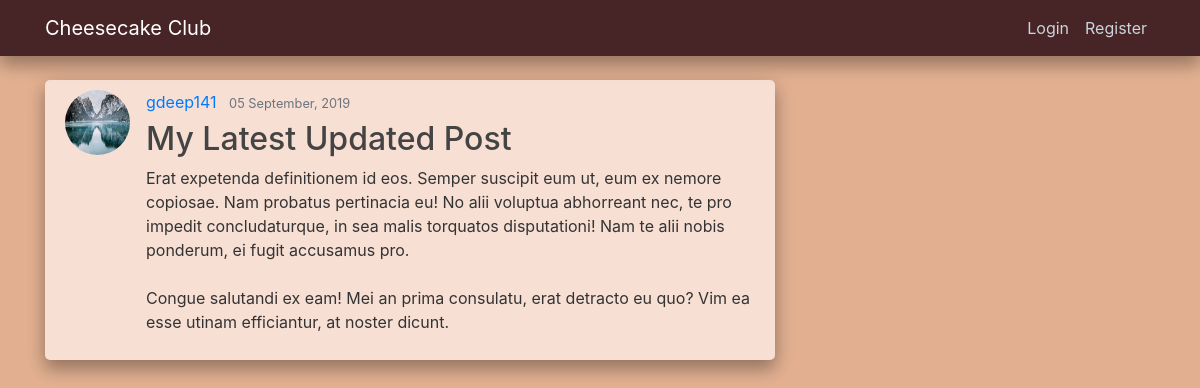
The app's page /post/29/, older data.
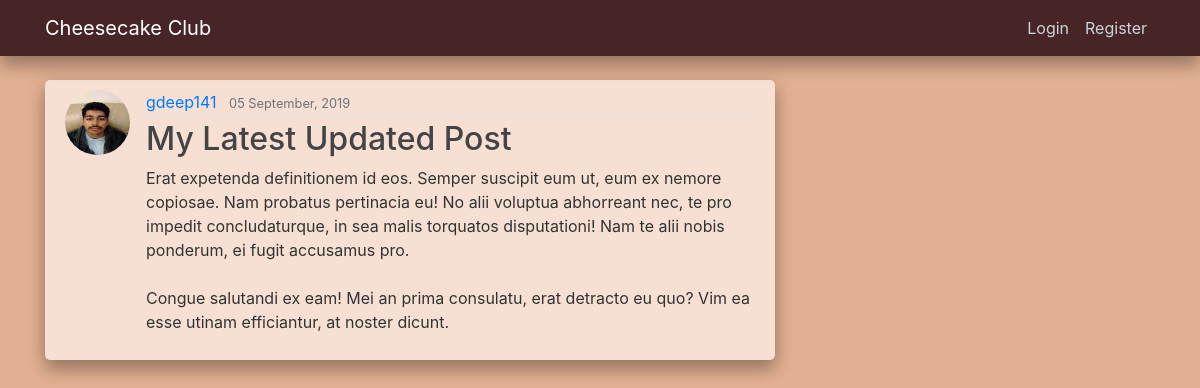
The same page, newer data.
### blog/models.py (models this page shows, shortened)
class Post(models.Model):
    title = models.CharField(max_length=100)
    content = models.TextField()
    """
    don't use parenthesis for timezone.now as we don't want to call the function
    at that point - we just want to pass it in
    """
    date_posted = models.DateTimeField(default=timezone.now)
    author = models.ForeignKey(User, on_delete=models.CASCADE) # Post deleted if user is deleted

### users/models.py (models this page shows, shortened)
class Profile(models.Model):
    user = models.OneToOneField(User, on_delete=models.CASCADE)
    image = models.ImageField(default='illusion.jpg', upload_to='profile_pics')

### blog/views.py (the view)
# urls.py: path('post/<int:pk>/', PostDetailView.as_view(), name="post-detail"),
class PostDetailView(DetailView):
    model = Post

### blog/templates/blog/post_detail.html (shortened to what this page needs)
{% extends "blog/base.html" %}
{% block content %}
    <article class="media content-section">
        <img class="rounded-circle article-img" src="{{ object.author.profile.image.url }}">
        <div class="media-body">
            <div class="article-metadata">
                <a class="mr-2" href="{% url 'user-posts' object.author.username %}">{{ object.author }}</a>
                <small class="text-muted">{{ object.date_posted|date:"d F, Y" }}</small>
            </div>
            <h2 class="article-title">{{ object.title }}</h2>
            <p class="article-content">{{ object.content }}</p>
        </div>
    </article>
{% endblock content %}

Row changes from the older to the newer data that the page shows:
changed through a linked row, Post "My Latest Updated Post": author.profile.image: a different picture
